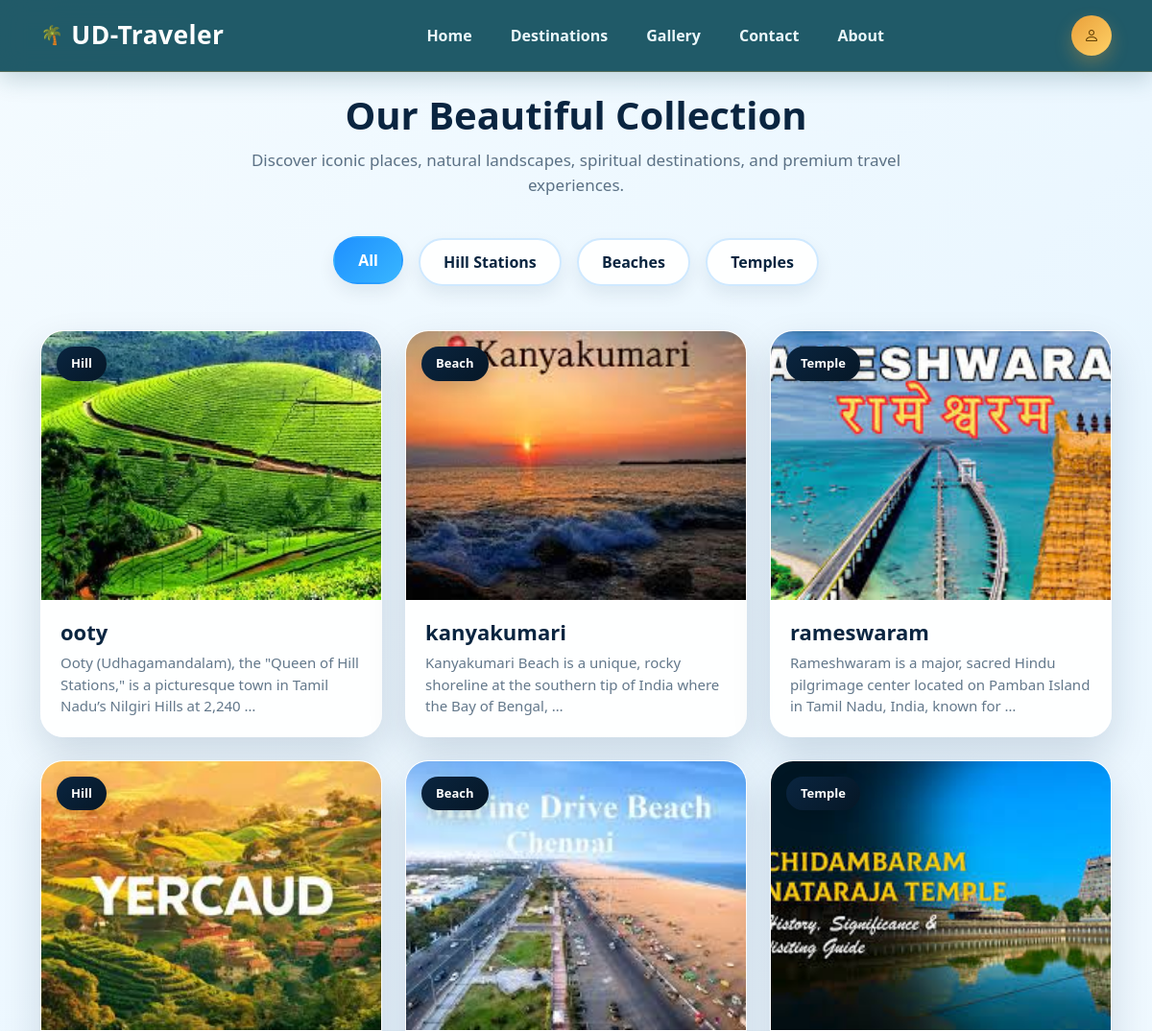
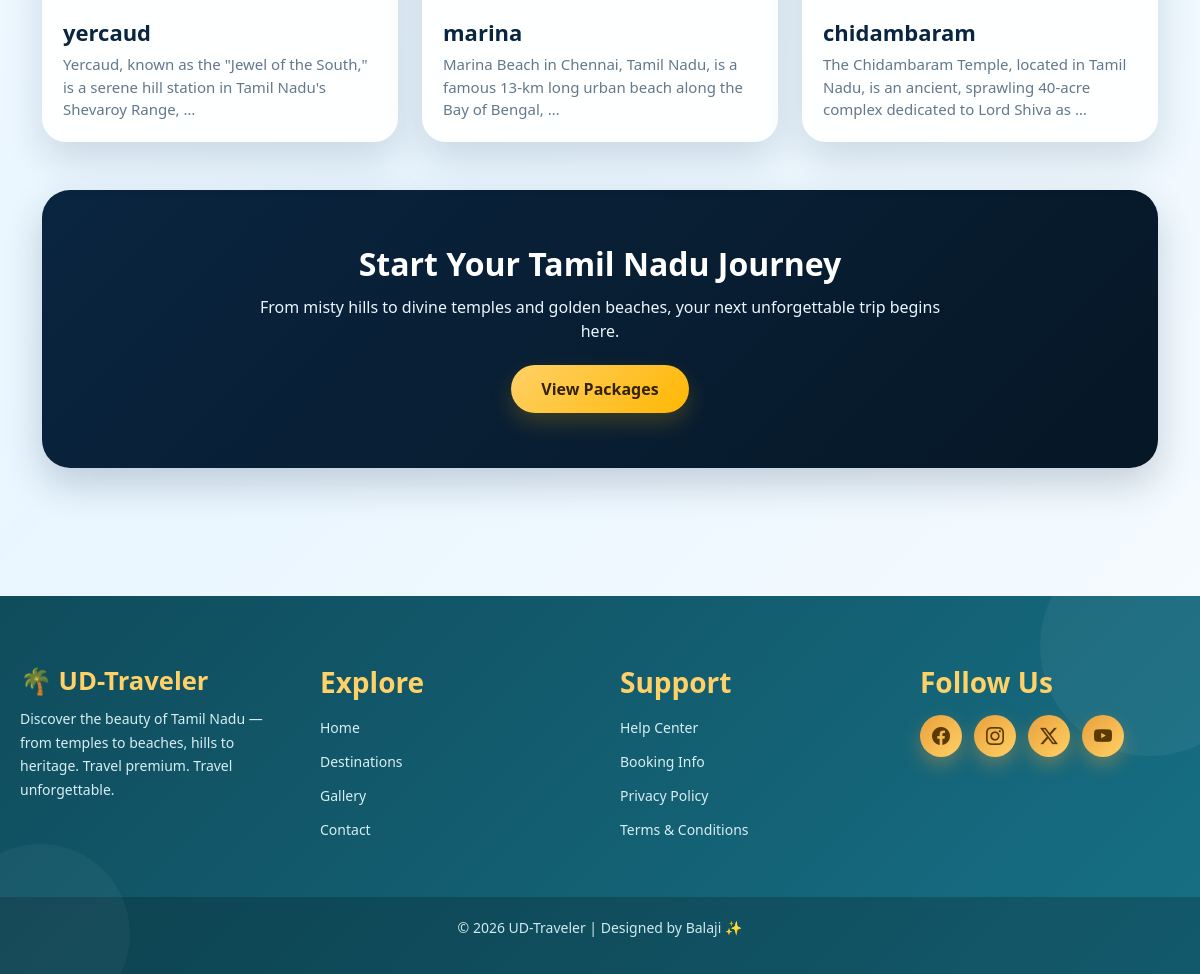
The page /gallery on the database its author committed (2 pictures, top to bottom).
### app/models.py (models this page shows, shortened)
class Gallery(models.Model):
    CATEGORY_CHOICES = (
    )
    title = models.CharField(max_length=200, null=True, blank=True)
    image = models.ImageField(upload_to='gallery/', null=True, blank=True)
    image1 = models.ImageField(upload_to='gallery/', null=True, blank=True)
    image2 = models.ImageField(upload_to='gallery/', null=True, blank=True)
    category = models.CharField(max_length=50, choices=CATEGORY_CHOICES, default='hill')
    description = models.TextField(blank=True, null=True)

### app/views.py (the view)
# urls.py: path('gallery', views.gallery, name='gallery'),
def gallery(request):
    gallery_type = request.GET.get('type')
    if gallery_type and gallery_type != 'all':
        gallery_items = Gallery.objects.filter(category=gallery_type)
    else:
        gallery_items = Gallery.objects.all()
    context = {
        'gallery': gallery_items
    }
    return render(request, 'gallery.html', context)

### app/templates/gallery.html (shortened to what this page needs)
{% extends 'main.html' %}
{% block content %}
{% include 'hf/nav2.html' %}
<div class="container py-5 mt-5">
    <div class="section-title">
        <h2>Our Beautiful Collection</h2>
        <p>
            Discover iconic places, natural landscapes, spiritual destinations, and premium travel experiences.
        </p>
    </div>
    <div class="gallery-filters">
        <a href="{% url 'gallery' %}"
            class="{% if not request.GET.type or request.GET.type == 'all' %}active{% endif %}">
            All
        </a>
        <a href="{% url 'gallery' %}?type=hill" class="{% if request.GET.type == 'hill' %}active{% endif %}">
            Hill Stations
        </a>
        <a href="{% url 'gallery' %}?type=beach" class="{% if request.GET.type == 'beach' %}active{% endif %}">
            Beaches
        </a>
        <a href="{% url 'gallery' %}?type=temple" class="{% if request.GET.type == 'temple' %}active{% endif %}">
            Temples
        </a>
    </div>
    <div class="row g-4">
        {% for g in gallery %}
        <div class="col-lg-4 col-md-6">
            <div class="gallery-card">
                <span class="gallery-tag">{{ g.category|title }}</span>
                <div class="gallery-img-wrap">
                    <img src="{{ g.image.url }}" alt="{{ g.title }}">
                </div>
                <div class="gallery-info">
                    <h5>{{ g.title }}</h5>
                    <p>{{ g.description|truncatewords:18 }}</p>
                </div>
            </div>
        </div>
        {% endfor %}
    </div>
    <div class="gallery-cta mt-5">
        <h2>Start Your Tamil Nadu Journey</h2>
        <p>
            From misty hills to divine temples and golden beaches, your next unforgettable trip begins here.
        </p>
        <a href="{% url 'destination' %}">View Packages</a>
    </div>
</div>
{% endblock %}

### app/templates/gallery.html (style rules this page uses)
:root { --primary: #0A2540; --primary-dark: #061726; --primary-light: #1E90FF; --secondary: #00BFA6; --accent: #38B6FF; --gold: #FFD166; --white: #ffffff; --text-soft: #eaf6ff; --body-bg: linear-gradient(135deg, #f4fbff, #e9f6ff, #f8fcff); --card-bg: rgba(255, 255, 255, 0.92); --shadow: 0 18px 40px rgba(10, 37, 64, 0.14); }
body { background: var(--body-bg); font-family: 'Segoe UI', sans-serif; }
.section-title { text-align: center; margin-bottom: 35px; }
.section-title h2 { font-size: 40px; font-weight: 800; color: var(--primary); margin-bottom: 10px; }
.section-title p { color: #5b7185; font-size: 17px; max-width: 700px; margin: 10px auto 0; }
.gallery-filters { text-align: center; margin-bottom: 38px; }
.gallery-filters a { display: inline-block; margin: 8px 6px; padding: 11px 24px; border-radius: 30px; text-decoration: none; font-weight: 700; color: var(--primary); background: rgba(255, 255, 255, 0.95); border: 2px solid #cfe9ff; transition: 0.3s ease; box-shadow: 0 8px 18px rgba(10, 37, 64, 0.08); }
.gallery-filters a:hover, .gallery-filters a.active { background: linear-gradient(135deg, var(--primary-light), var(--accent)); color: white; border-color: transparent; transform: translateY(-2px); }
.gallery-card { background: var(--card-bg); border-radius: 24px; overflow: hidden; box-shadow: var(--shadow); transition: 0.35s ease; position: relative; height: 100%; backdrop-filter: blur(10px); border: 1px solid rgba(255, 255, 255, 0.4); }
.gallery-img-wrap { position: relative; overflow: hidden; }
.gallery-img-wrap img { width: 100%; height: 280px; object-fit: cover; transition: 0.4s ease; }
.gallery-info { padding: 20px; }
.gallery-info h5 { font-weight: 800; color: var(--primary); margin-bottom: 8px; font-size: 22px; }
.gallery-info p { color: #63788b; font-size: 15px; margin-bottom: 0; }
.gallery-tag { position: absolute; top: 16px; left: 16px; background: linear-gradient(135deg, var(--primary), var(--primary-dark)); color: white; font-size: 13px; font-weight: 700; padding: 8px 15px; border-radius: 30px; z-index: 2; box-shadow: 0 6px 18px rgba(0, 0, 0, 0.15); }
.gallery-cta { margin-top: 70px; border-radius: 28px; background: linear-gradient(135deg, var(--primary), var(--primary-dark)); color: white; padding: 55px 30px; text-align: center; box-shadow: 0 16px 38px rgba(10, 37, 64, 0.2); }
.gallery-cta h2 { font-weight: 800; margin-bottom: 12px; }
.gallery-cta p { max-width: 700px; margin: auto; margin-bottom: 22px; color: var(--text-soft); }
.gallery-cta a { display: inline-block; padding: 12px 30px; background: linear-gradient(135deg, var(--gold), #ffb703); color: #332200; font-weight: 800; text-decoration: none; border-radius: 30px; transition: 0.3s ease; box-shadow: 0 10px 22px rgba(255, 183, 3, 0.2); }

### rows shown on the page
Gallery: category "Hill", image (picture), title "ooty", description "Ooty (Udhagamandalam), the \"Queen of Hill Stations,\" is a picturesque town in Tamil Nadu’s Nilgiri Hills at 2,240 …"
Gallery: category "Beach", image (picture), title "kanyakumari", description "Kanyakumari Beach is a unique, rocky shoreline at the southern tip of India where the Bay of Bengal, …"
Gallery: category "Temple", image (picture), title "rameswaram", description "Rameshwaram is a major, sacred Hindu pilgrimage center located on Pamban Island in Tamil Nadu, India, known for …"
Gallery: category "Hill", image (picture), title "yercaud", description "Yercaud, known as the \"Jewel of the South,\" is a serene hill station in Tamil Nadu's Shevaroy Range, …"
Gallery: category "Beach", image (picture), title "marina", description "Marina Beach in Chennai, Tamil Nadu, is a famous 13-km long urban beach along the Bay of Bengal, …"
Gallery: category "Temple", image (picture), title "chidambaram", description "The Chidambaram Temple, located in Tamil Nadu, is an ancient, sprawling 40-acre complex dedicated to Lord Shiva as …"
